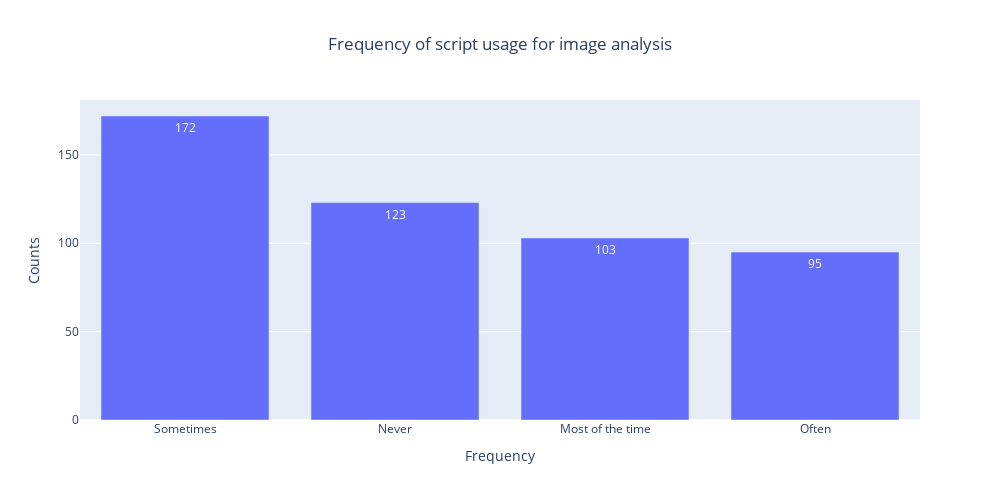

The code cell stored with this chart in its notebook:
### Code cell
#Script usage for image analysis 
frequency =  data["Frequency of script usage"].value_counts()
frequency = px.bar(data, x=frequency.index, y=frequency.values, labels={'x':'Frequency', 'y':'Counts'}, width=1000, height=500,color_continuous_scale='Fall', text_auto= True, title="Frequency of script usage for image analysis")
frequency.update_layout(title_x=0.5)

### Figure 1 — Plotly figure (JSON) as saved in the notebook; plotly's stock layout.template omitted (floating-point values rounded to 4 significant figures)
{"data": [{"alignmentgroup": "True", "hovertemplate": "Frequency=%{x}<br>Counts=%{y}<extra></extra>", "legendgroup": "", "marker": {"color": "#636efa", "pattern": {"shape": ""}}, "name": "", "offsetgroup": "", "orientation": "v", "showlegend": false, "textposition": "auto", "texttemplate": "%{y}", "type": "bar", "x": ["Sometimes", "Never", "Most of the time", "Often"], "xaxis": "x", "y": [172, 123, 103, 95], "yaxis": "y"}], "layout": {"barmode": "relative", "height": 500, "legend": {"tracegroupgap": 0}, "title": {"text": "Frequency of script usage for image analysis", "x": 0.5}, "width": 1000, "xaxis": {"anchor": "y", "domain": [0, 1], "title": {"text": "Frequency"}}, "yaxis": {"anchor": "x", "domain": [0, 1], "title": {"text": "Counts"}}}}
